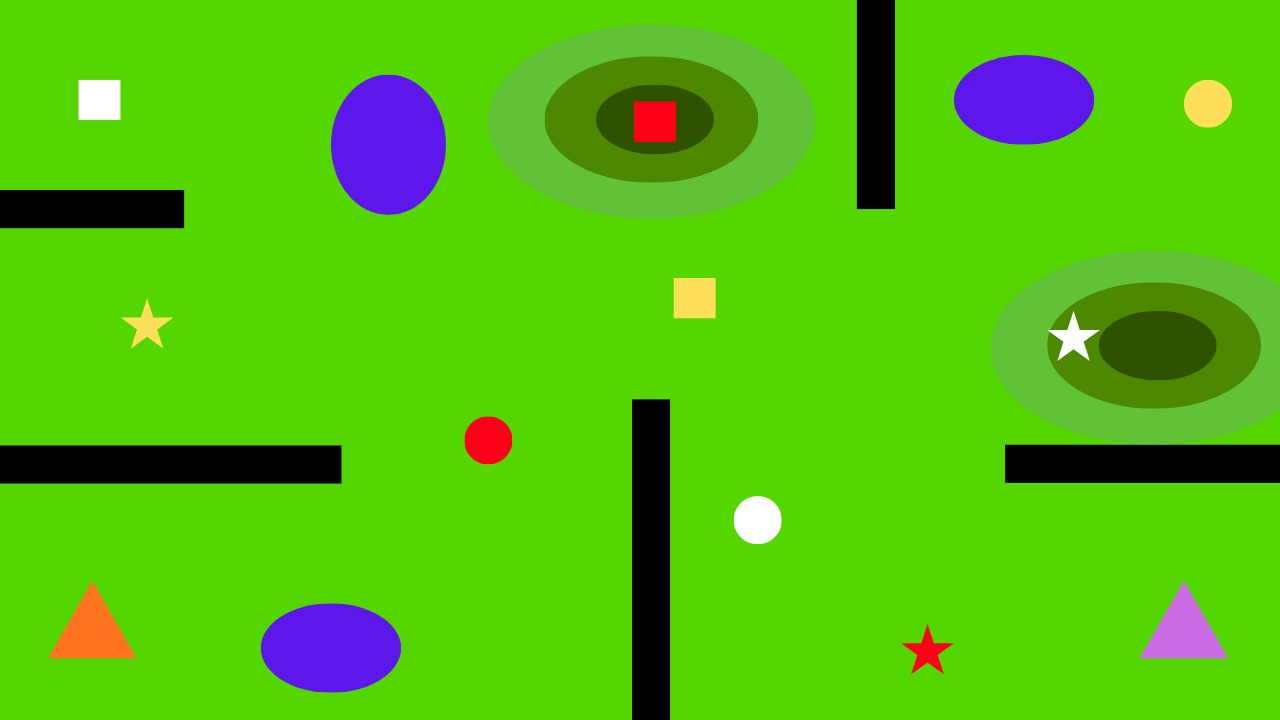
#> input picture Photos/4.jpg, 1280 x 720 px, found by its file name
$ python get_elevation.py
#> lines starting #> are read from the running program, lines starting #| are printed output that depends on the picture; after the words box and inside, x2 and y2 are one past the last pixel; in counts of white or black regions, pixels touching at a corner belong together
import cv2
import numpy as np


inp="photos/4.jpg"

# [4 lines of commented-out code are left out]

def Fshape(contour):
    peri = cv2.arcLength(contour, True)

    if peri == 0:
        return None

    area = cv2.contourArea(contour)
    verti = cv2.approxPolyDP(contour, 0.04 * peri, True)

    _, _, w, h = cv2.boundingRect(contour)
    aspect_ratio = max(w, h) / min(w, h)

    if len(verti) == 4:
        if aspect_ratio <= 1.2:
            #print("square")
            return "square"
        #print("square2")
        return None


    hull_area = cv2.contourArea(cv2.convexHull(contour))
    solidity = area / hull_area if hull_area else 1
    if (6 <= len(verti) <= 11 and solidity < 0.9 and max(w, h) <= 120):
        return "star"


    if (4 * 3.14 * area )/ (peri * peri) >= 0.7 and aspect_ratio <= 1.2:
        return "circle"
    return None


image = cv2.imread(inp)
#> image is the input picture: shape (720, 1280, 3); mean B, G, R 14.4, 189.5, 83.3
total_casuality=0

hsv = cv2.cvtColor(image, cv2.COLOR_BGR2HSV)
#> hsv: shape (720, 1280, 3); mean H, S, V 49.9, 236.6, 198.9
gbg= cv2.inRange(hsv, (35, 40, 40), (85, 255, 255))
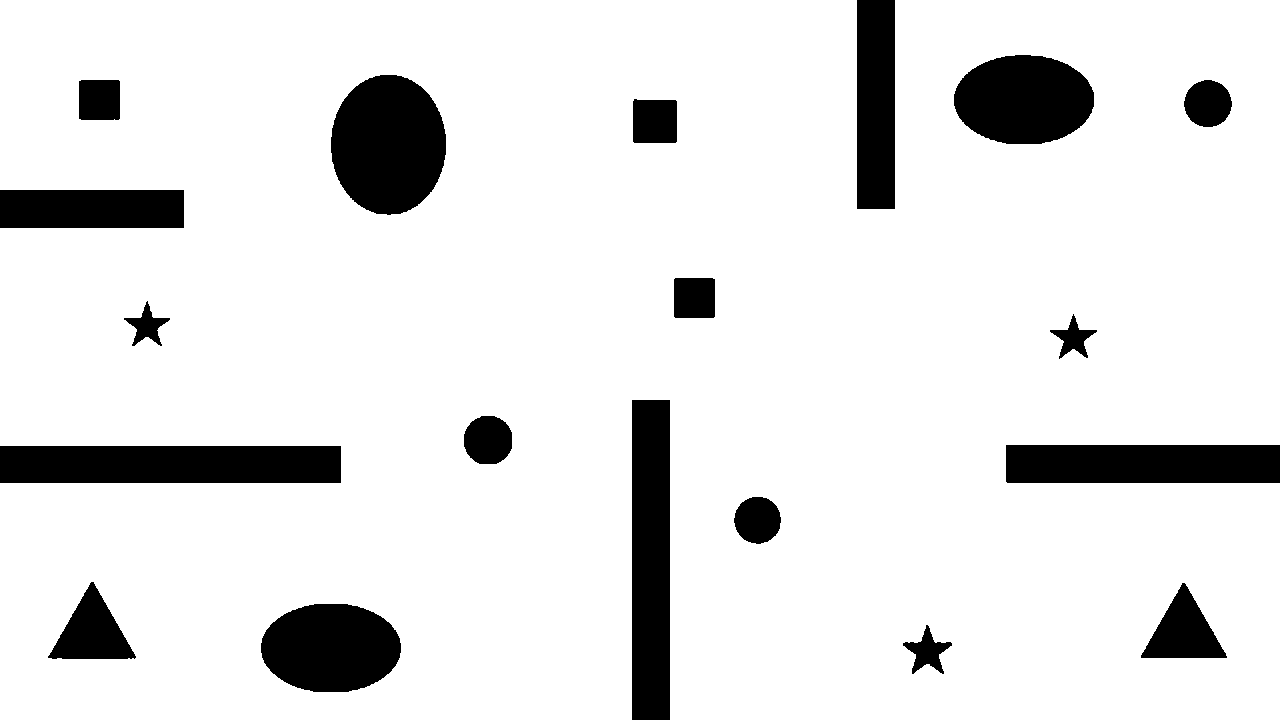
#> gbg: shape (720, 1280); 88.9% white; 19 black regions, largest, box (x1, y1, x2, y2) and area: (331, 75, 446, 215) 12667, (0, 446, 341, 483) 12617, (632, 400, 670, 720) 12160
non_green = cv2.bitwise_not(gbg)
edges = cv2.Canny(image, 50, 150)
#> edges: shape (720, 1280); 1.1% white in thin lines or dots
mask = cv2.bitwise_or(non_green, edges)
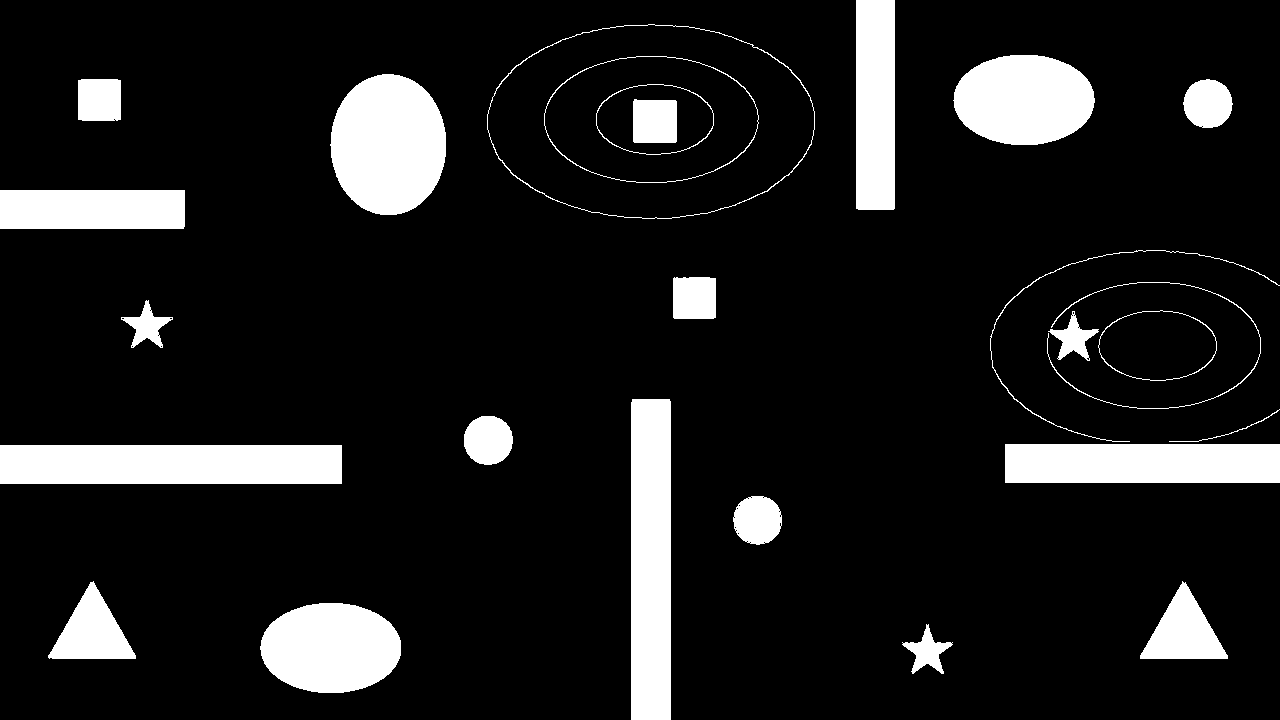
#> mask: shape (720, 1280); 12% white; 26 white regions
contours, _ = cv2.findContours(mask, cv2.RETR_EXTERNAL, cv2.CHAIN_APPROX_SIMPLE)
#> contours = 23 contours, 1 with area under 20; largest, box (x1, y1, x2, y2) and area: (487, 24, 815, 219) 49850, (0, 445, 342, 484) 12958, (330, 74, 446, 215) 12708, (631, 399, 671, 720) 12476, (1005, 444, 1280, 483) 10412


elevation_2 = np.zeros_like(image)
elevation_2_mask=cv2.inRange(image, np.array([50, 186,93 ]), np.array([65, 204,110 ]))
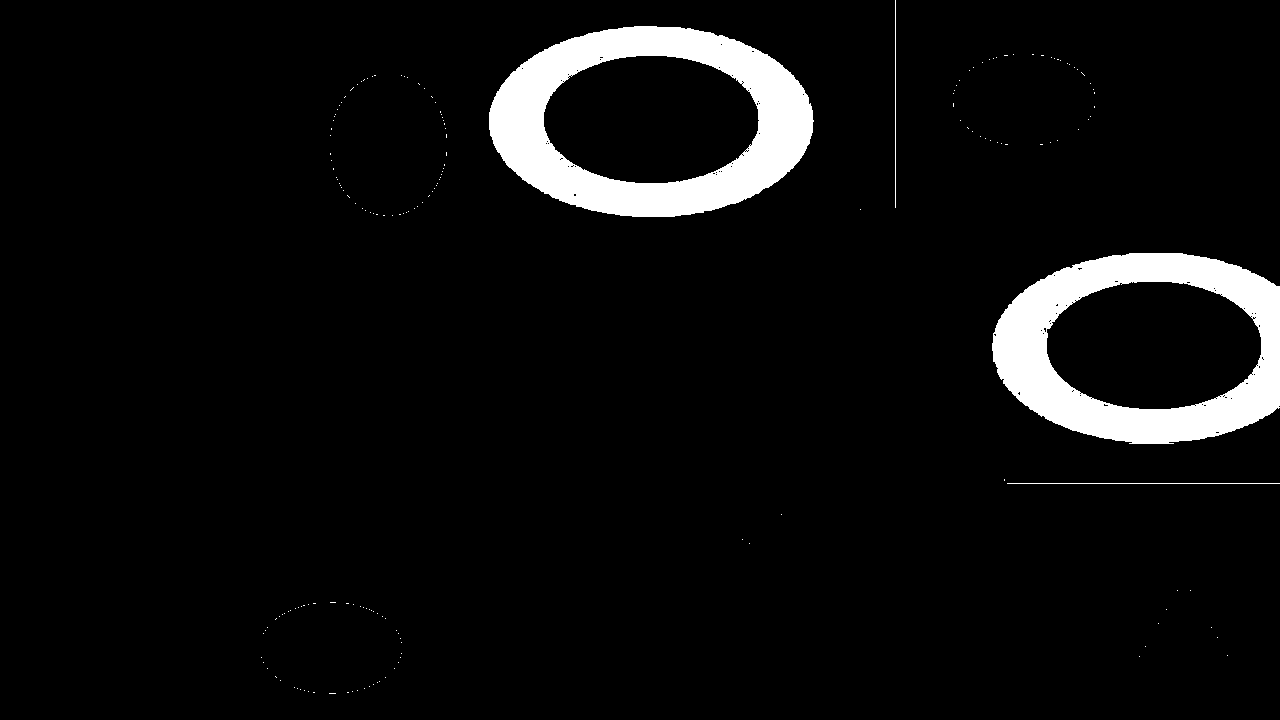
#> elevation_2_mask: shape (720, 1280); 5.6% white; 184 white regions (180 under 20 px)

elevation2_countours, _ = cv2.findContours(elevation_2_mask, cv2.RETR_EXTERNAL, cv2.CHAIN_APPROX_SIMPLE)
#> elevation2_countours = 184 contours, 182 with area under 20; largest, box (x1, y1, x2, y2) and area: (489, 26, 814, 217) 48196, (992, 253, 1280, 444) 45160

for countour in elevation2_countours:
    cv2.drawContours(elevation_2, [countour], -1, (0, 255, 0), 2)
#> this loop made 184 passes
#> countour on passes 1 to 3: [[329, 693], [335, 693]], [[347, 692], [348, 692]], [[313, 692], [314, 692]]


elevation_3 = np.zeros_like(image)
elevation_3_mask=cv2.inRange(image, np.array([0, 125,70 ]), np.array([5, 143,85 ]))
#> elevation_3_mask: shape (720, 1280); 2.8% white; 5 white regions (3 under 20 px)

elevation3_countours, _ = cv2.findContours(elevation_3_mask, cv2.RETR_EXTERNAL, cv2.CHAIN_APPROX_SIMPLE)
#> elevation3_countours = 3 contours, 1 with area under 20; largest, box (x1, y1, x2, y2) and area: (546, 57, 758, 182) 20378, (1048, 283, 1260, 408) 19044

for countour in elevation3_countours:
    cv2.drawContours(elevation_3, [countour], -1, (0, 255, 0), 2)
#> this loop made 3 passes
#> countour on pass 1: [[1055, 326]]


elevation_4 = np.zeros_like(image)
elevation_4_mask=cv2.inRange(image, np.array([0, 75,45 ]), np.array([5, 90,60 ]))
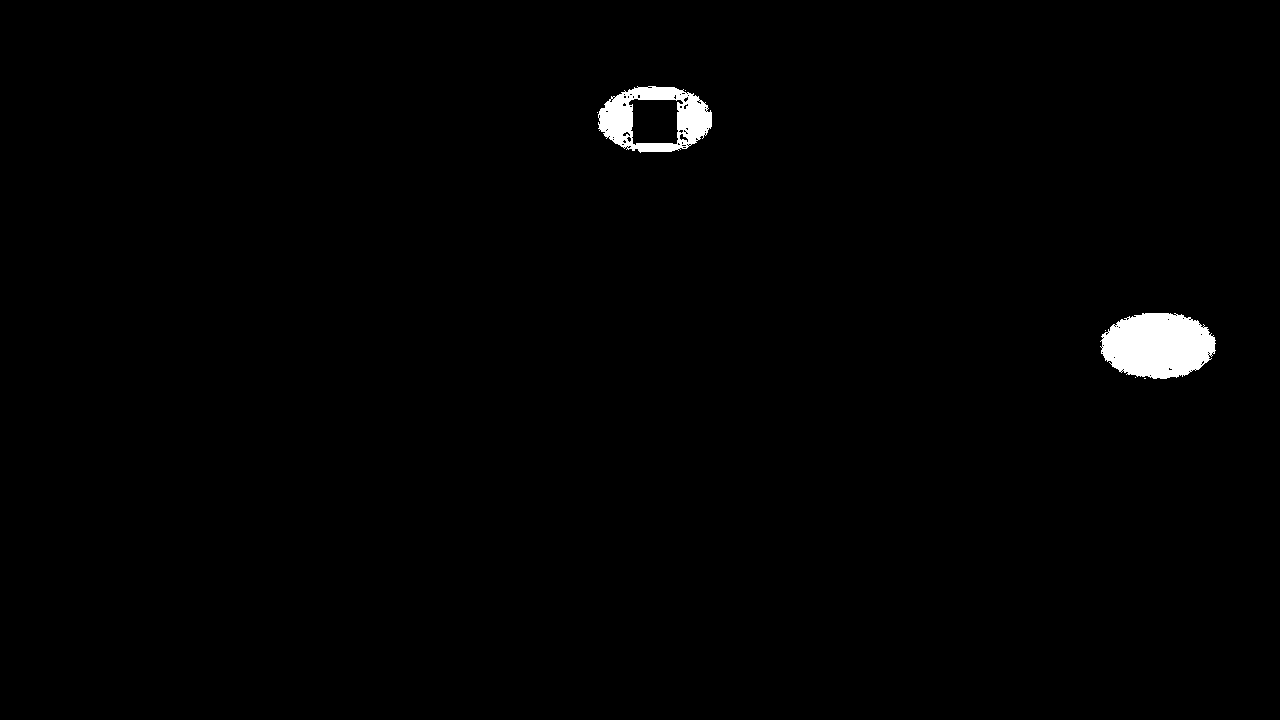
#> elevation_4_mask: shape (720, 1280); 1% white; 7 white regions (5 under 20 px)

elevation4_countours, _ = cv2.findContours(elevation_4_mask, cv2.RETR_EXTERNAL, cv2.CHAIN_APPROX_SIMPLE)
#> elevation4_countours = 7 contours, 5 with area under 20; largest, box (x1, y1, x2, y2) and area: (598, 86, 712, 153) 5782, (1100, 313, 1216, 379) 5750

for countour in elevation4_countours:
    cv2.drawContours(elevation_4, [countour], -1, (0, 255, 0), 2)
#> this loop made 7 passes
#> countour on passes 1, 2, 3, 5, 6: [[1144, 378], [1145, 378]], [[1135, 377]], [[1105, 330]], [[597, 112]], [[685, 90]]

print("elevation4_countours",len(elevation4_countours))
#| elevation4_countours 7


index_countour=0
for countour in contours:

    if cv2.contourArea(countour) < 100:
        continue

    x, y, w, h = cv2.boundingRect(countour)
    colour = image[int(y+(h/2)), int(x+(w/2))]

    g,b, r = colour


    if g <= 50 and b <= 50 and 200<=r <= 255:
        severity = 3

    elif 200<=g <= 255 and 200<=b <= 255 and 200<=r <= 255:
        severity = 1

    elif 60<=g <= 100 and 200<=b <= 255 and 50<=r <= 255:
        severity = 2


    shape = Fshape(countour)


    if shape is None:
        continue

    index_countour+=1
    if shape == "star":
        age=1
    if shape == "circle":
        age=3
    if shape == "square":
        age=2


    detected_elevation = None
    for i1 in range(0,len(elevation2_countours)-1):

        if cv2.pointPolygonTest(elevation2_countours[i1], (x + w / 2, y + h / 2), False) >= 0:

            detected_elevation = 2
            break

    if detected_elevation == None :
        for i2 in range(0,len(elevation3_countours)-1):
            if cv2.pointPolygonTest(elevation3_countours[i2], (x + w / 2, y + h / 2), False) >= 0:

                detected_elevation = 3
                break
    if detected_elevation == None:
        for i3 in range(0,len(elevation4_countours)-1):
            if cv2.pointPolygonTest(elevation4_countours[i3], (x + w / 2, y + h / 2), False) >= 0:

                detected_elevation = 4
                break
    else:
        detected_elevation = 1


    total_casuality+=1
    print(f"casuality no.{index_countour}, severity score - {severity}, age score - {age} , priority score - {severity*age}, location - ({int(x+w/2)} , {int(y+h/2)}), elevation detected - {detected_elevation}")
#> this loop made 23 passes
#> (x, y, g, b, r, severity) on pass 11: (1048, 311, 253, 255, 255, 1)
#> (x, y, g, b, r, severity) on passes 1, 5, 8, 13, 18: (902, 624, 22, 1, 253, 3), (733, 496, 255, 255, 255, 1), (464, 416, 24, 0, 255, 3), (121, 300, 89, 222, 255, 2), (1183, 79, 89, 222, 255, 2)
#| casuality no.1, severity score - 3, age score - 1 , priority score - 3, location - (927 , 649), elevation detected - None
#| casuality no.2, severity score - 1, age score - 3 , priority score - 3, location - (757 , 520), elevation detected - None
#| casuality no.3, severity score - 3, age score - 3 , priority score - 9, location - (488 , 440), elevation detected - None
#| casuality no.4, severity score - 1, age score - 1 , priority score - 1, location - (1073 , 336), elevation detected - 1
#| casuality no.5, severity score - 2, age score - 1 , priority score - 2, location - (147 , 324), elevation detected - None
#| casuality no.6, severity score - 2, age score - 2 , priority score - 4, location - (694 , 298), elevation detected - None
#| casuality no.7, severity score - 2, age score - 3 , priority score - 6, location - (1208 , 103), elevation detected - None
#| casuality no.8, severity score - 1, age score - 2 , priority score - 2, location - (99 , 100), elevation detected - None
#> after the loop, index_countour = 8; total_casuality = 8


print("total no. of casuality",total_casuality)
#| total no. of casuality 8

$ run again, with Photos/3.jpg copied over Photos/4.jpg
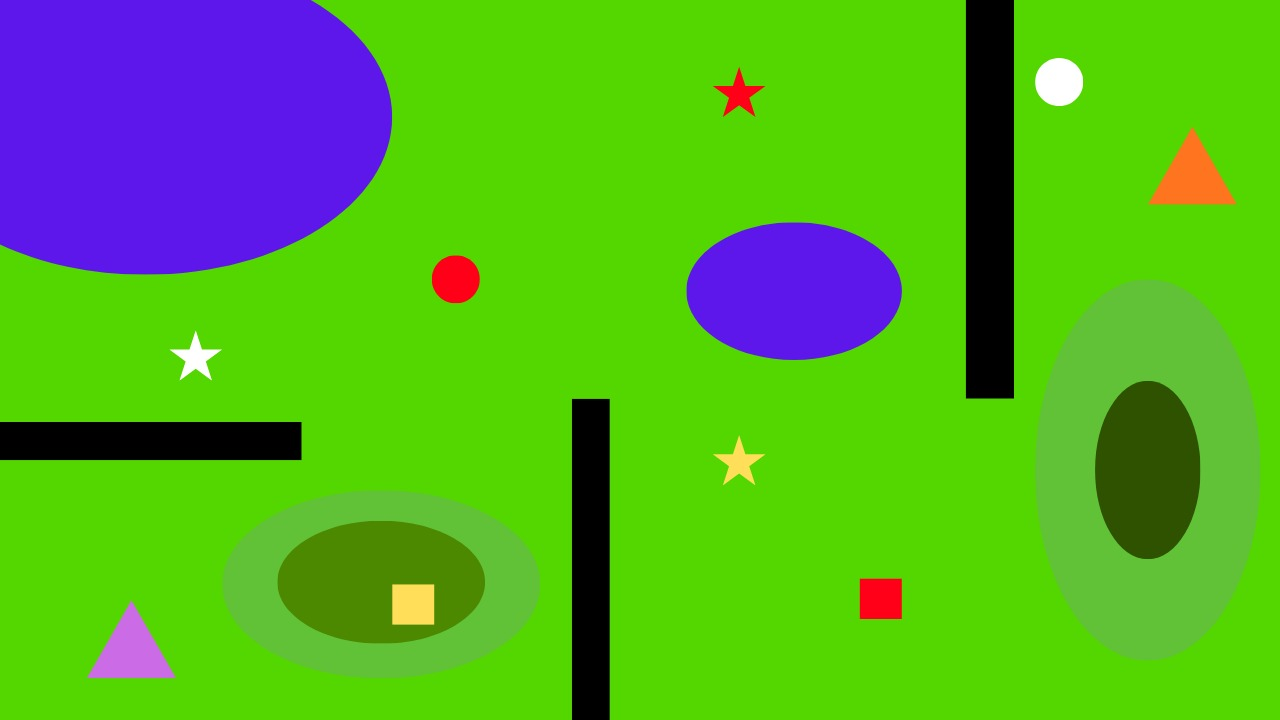
#> input picture Photos/3.jpg, 1280 x 720 px, found by its file name
#> image is the input picture: shape (720, 1280, 3); mean B, G, R 37.2, 173.2, 84.5
#> hsv: shape (720, 1280, 3); mean H, S, V 57.8, 234.7, 202.3
#> `gbg= cv2.inRange(hsv, (35, 40, 40), (85, 255, 255))`:
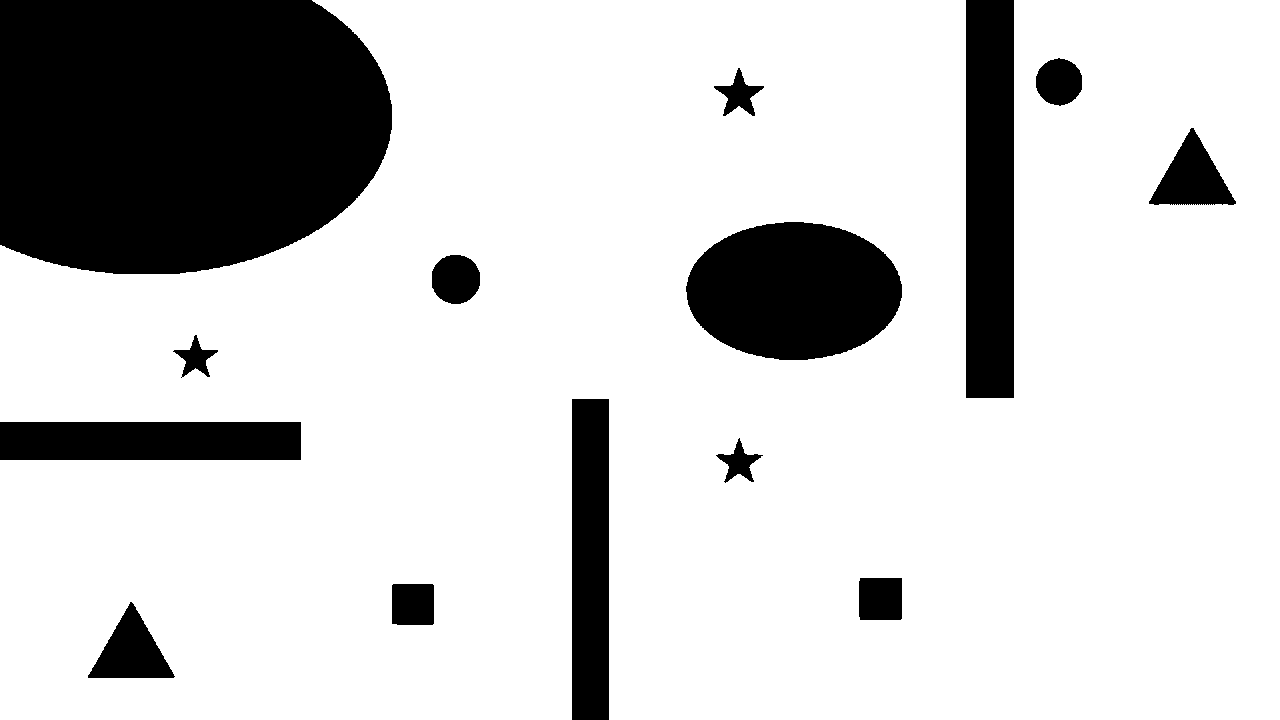
#> gbg: shape (720, 1280); 80.8% white; 14 black regions, largest, box (x1, y1, x2, y2) and area: (0, 0, 392, 274) 95034, (686, 222, 902, 360) 23335, (966, 0, 1014, 398) 19104
#> edges: shape (720, 1280); 0.93% white in thin lines or dots
#> mask: shape (720, 1280); 20% white; 18 white regions
#> contours = 17 contours; largest, box (x1, y1, x2, y2) and area: (0, 0, 393, 275) 94834, (686, 222, 902, 360) 23358, (277, 520, 486, 644) 20130, (965, 0, 1015, 399) 19495, (1095, 381, 1201, 559) 14812
#> elevation_2_mask: shape (720, 1280); 8.3% white; 211 white regions (209 under 20 px)
#> elevation2_countours = 211 contours, 209 with area under 20; largest, box (x1, y1, x2, y2) and area: (1036, 281, 1259, 659) 65615, (224, 492, 539, 677) 45331
#> the loop `for countour in elevation2_countours:` made 211 passes
#> countour on passes 1 to 3: [[94, 678], [95, 678]], [[92, 666]], [[168, 663]]
#> elevation_3_mask: shape (720, 1280); 1.9% white; 1 white region
#> elevation3_countours = 1 contour; box (x1, y1, x2, y2) and area: (278, 522, 484, 643) 19208
#> the loop `for countour in elevation3_countours:` made 1 pass
#> `elevation_4_mask=cv2.inRange(image, np.array([0, 75,45 ]), np.array([5..`:
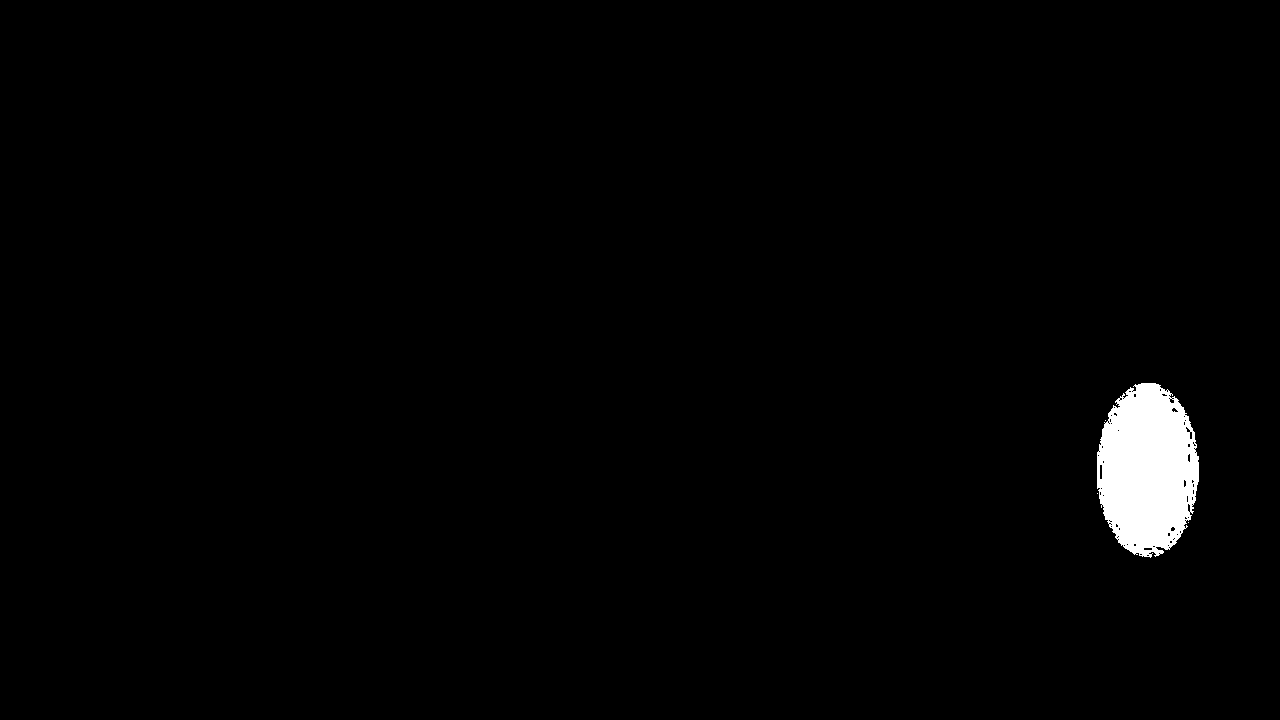
#> elevation_4_mask: shape (720, 1280); 1.5% white; 4 white regions (3 under 20 px)
#> elevation4_countours = 4 contours, 3 with area under 20; largest, box (x1, y1, x2, y2) and area: (1097, 383, 1199, 558) 13512
#> the loop `for countour in elevation4_countours:` made 4 passes
#> countour on passes 1 to 3: [[1188, 522]], [[1097, 493]], [[1105, 420]]
#| elevation4_countours 4
#> the loop `for countour in contours: ` made 17 passes
#> (x, y, g, b, r, severity) on passes 5, 9, 11, 14, 15: (714, 436, 89, 222, 255, 2), (170, 331, 255, 255, 254, 1), (431, 255, 24, 0, 255, 3), (714, 68, 24, 0, 254, 3), (1035, 58, 255, 255, 255, 1)
#> (printed output is left out)
#> after the loop `for countour in contours:`: index_countour = 6
#| total no. of casuality 6
